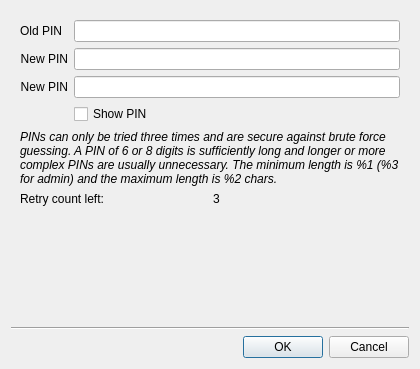
<?xml version="1.0" encoding="UTF-8"?>
<ui version="4.0">
 <class>DialogChangePassword</class>
 <widget class="QDialog" name="DialogChangePassword">
  <property name="geometry">
   <rect>
    <x>0</x>
    <y>0</y>
    <width>420</width>
    <height>369</height>
   </rect>
  </property>
  <property name="sizePolicy">
   <sizepolicy hsizetype="Expanding" vsizetype="Expanding">
    <horstretch>0</horstretch>
    <verstretch>0</verstretch>
   </sizepolicy>
  </property>
  <property name="minimumSize">
   <size>
    <width>420</width>
    <height>300</height>
   </size>
  </property>
  <property name="windowTitle">
   <string>Change user PIN</string>
  </property>
  <property name="windowIcon">
   <iconset resource="../../resources.qrc">
    <normaloff>:/images/CS_icon.png</normaloff>:/images/CS_icon.png</iconset>
  </property>
  <layout class="QVBoxLayout" name="verticalLayout">
   <item>
    <widget class="QFrame" name="frame">
     <property name="sizePolicy">
      <sizepolicy hsizetype="MinimumExpanding" vsizetype="MinimumExpanding">
       <horstretch>0</horstretch>
       <verstretch>0</verstretch>
      </sizepolicy>
     </property>
     <property name="autoFillBackground">
      <bool>false</bool>
     </property>
     <property name="frameShape">
      <enum>QFrame::NoFrame</enum>
     </property>
     <property name="frameShadow">
      <enum>QFrame::Plain</enum>
     </property>
     <layout class="QVBoxLayout" name="verticalLayout_4">
      <item>
       <layout class="QFormLayout" name="formLayout">
        <property name="fieldGrowthPolicy">
         <enum>QFormLayout::AllNonFixedFieldsGrow</enum>
        </property>
        <item row="0" column="0">
         <widget class="QLabel" name="label_2">
          <property name="text">
           <string>Old PIN</string>
          </property>
          <property name="alignment">
           <set>Qt::AlignRight|Qt::AlignTrailing|Qt::AlignVCenter</set>
          </property>
         </widget>
        </item>
        <item row="0" column="1">
         <widget class="QLineEdit" name="lineEdit_OldPW">
          <property name="sizePolicy">
           <sizepolicy hsizetype="Expanding" vsizetype="Preferred">
            <horstretch>0</horstretch>
            <verstretch>0</verstretch>
           </sizepolicy>
          </property>
         </widget>
        </item>
        <item row="1" column="0">
         <widget class="QLabel" name="label_3">
          <property name="text">
           <string>New PIN</string>
          </property>
          <property name="alignment">
           <set>Qt::AlignRight|Qt::AlignTrailing|Qt::AlignVCenter</set>
          </property>
         </widget>
        </item>
        <item row="1" column="1">
         <widget class="QLineEdit" name="lineEdit_NewPW_1">
          <property name="sizePolicy">
           <sizepolicy hsizetype="Expanding" vsizetype="Preferred">
            <horstretch>0</horstretch>
            <verstretch>0</verstretch>
           </sizepolicy>
          </property>
         </widget>
        </item>
        <item row="2" column="0">
         <widget class="QLabel" name="label_4">
          <property name="text">
           <string>New PIN</string>
          </property>
          <property name="alignment">
           <set>Qt::AlignRight|Qt::AlignTrailing|Qt::AlignVCenter</set>
          </property>
         </widget>
        </item>
        <item row="2" column="1">
         <widget class="QLineEdit" name="lineEdit_NewPW_2">
          <property name="sizePolicy">
           <sizepolicy hsizetype="Expanding" vsizetype="Preferred">
            <horstretch>0</horstretch>
            <verstretch>0</verstretch>
           </sizepolicy>
          </property>
         </widget>
        </item>
        <item row="3" column="1">
         <widget class="QCheckBox" name="checkBox">
          <property name="sizePolicy">
           <sizepolicy hsizetype="Preferred" vsizetype="Fixed">
            <horstretch>0</horstretch>
            <verstretch>0</verstretch>
           </sizepolicy>
          </property>
          <property name="text">
           <string>Show PIN</string>
          </property>
         </widget>
        </item>
       </layout>
      </item>
      <item>
       <widget class="QLabel" name="label_additional_information">
        <property name="sizePolicy">
         <sizepolicy hsizetype="Preferred" vsizetype="Preferred">
          <horstretch>0</horstretch>
          <verstretch>0</verstretch>
         </sizepolicy>
        </property>
        <property name="mouseTracking">
         <bool>true</bool>
        </property>
        <property name="focusPolicy">
         <enum>Qt::StrongFocus</enum>
        </property>
        <property name="text">
         <string>&lt;html&gt;&lt;head/&gt;&lt;body&gt;&lt;p&gt;&lt;span style=&quot; font-style:italic;&quot;&gt;PINs can only be tried three times and are secure against brute force guessing. A PIN of 6 or 8 digits is sufficiently long and longer or more complex PINs are usually unnecessary. The minimum length is %1 (%3 for admin) and the maximum length is %2 chars. &lt;/span&gt;&lt;/p&gt;&lt;/body&gt;&lt;/html&gt;</string>
        </property>
        <property name="scaledContents">
         <bool>false</bool>
        </property>
        <property name="wordWrap">
         <bool>true</bool>
        </property>
       </widget>
      </item>
      <item>
       <layout class="QHBoxLayout" name="horizontalLayout">
        <item>
         <widget class="QLabel" name="retryCountLabel">
          <property name="text">
           <string>Retry count left:</string>
          </property>
         </widget>
        </item>
        <item>
         <widget class="QLabel" name="retryCount">
          <property name="focusPolicy">
           <enum>Qt::StrongFocus</enum>
          </property>
          <property name="accessibleName">
           <string/>
          </property>
          <property name="accessibleDescription">
           <string>Retry count left:</string>
          </property>
          <property name="text">
           <string notr="true">3</string>
          </property>
         </widget>
        </item>
       </layout>
      </item>
     </layout>
    </widget>
   </item>
   <item>
    <spacer name="verticalSpacer">
     <property name="orientation">
      <enum>Qt::Vertical</enum>
     </property>
     <property name="sizeHint" stdset="0">
      <size>
       <width>20</width>
       <height>40</height>
      </size>
     </property>
    </spacer>
   </item>
   <item>
    <widget class="Line" name="line">
     <property name="orientation">
      <enum>Qt::Horizontal</enum>
     </property>
    </widget>
   </item>
   <item>
    <layout class="QHBoxLayout" name="horizontalLayout_2">
     <item>
      <spacer name="horizontalSpacer_2">
       <property name="orientation">
        <enum>Qt::Horizontal</enum>
       </property>
       <property name="sizeHint" stdset="0">
        <size>
         <width>40</width>
         <height>20</height>
        </size>
       </property>
      </spacer>
     </item>
     <item>
      <widget class="QDialogButtonBox" name="buttonBox">
       <property name="orientation">
        <enum>Qt::Horizontal</enum>
       </property>
       <property name="standardButtons">
        <set>QDialogButtonBox::Cancel|QDialogButtonBox::Ok</set>
       </property>
      </widget>
     </item>
    </layout>
   </item>
  </layout>
 </widget>
 <tabstops>
  <tabstop>lineEdit_OldPW</tabstop>
  <tabstop>lineEdit_NewPW_1</tabstop>
  <tabstop>lineEdit_NewPW_2</tabstop>
  <tabstop>checkBox</tabstop>
  <tabstop>label_additional_information</tabstop>
  <tabstop>retryCount</tabstop>
 </tabstops>
 <resources>
  <include location="../../resources.qrc"/>
 </resources>
 <connections>
  <connection>
   <sender>buttonBox</sender>
   <signal>accepted()</signal>
   <receiver>DialogChangePassword</receiver>
   <slot>accept()</slot>
   <hints>
    <hint type="sourcelabel">
     <x>248</x>
     <y>254</y>
    </hint>
    <hint type="destinationlabel">
     <x>157</x>
     <y>274</y>
    </hint>
   </hints>
  </connection>
  <connection>
   <sender>buttonBox</sender>
   <signal>rejected()</signal>
   <receiver>DialogChangePassword</receiver>
   <slot>reject()</slot>
   <hints>
    <hint type="sourcelabel">
     <x>316</x>
     <y>260</y>
    </hint>
    <hint type="destinationlabel">
     <x>286</x>
     <y>274</y>
    </hint>
   </hints>
  </connection>
 </connections>
</ui>
